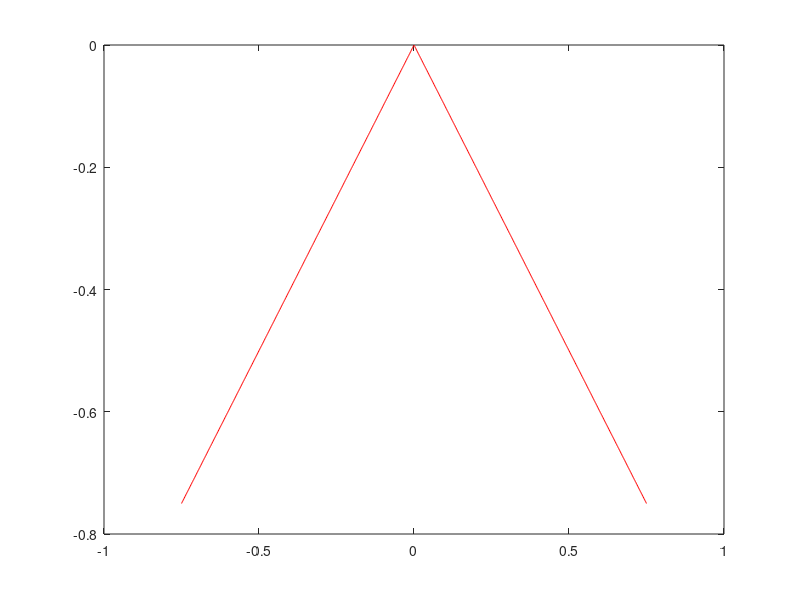

MATLAB code to generate this figure: (Note: this script raises an error after producing the figure.)
%TEST_ABSCONVGAUSS
%
% This file tests the absconvgauss routine


a = 0.75;

b = -0.75;
m = b/a;


fabs = @(x) m*abs(x);
nplot = 1000;
ntest = 10;

h = b/m/8.0;
offset = 0.0;

xplot = linspace(-a,a,nplot);

figure(1)
clf
plot(xplot,fabs(xplot),'r')
hold on
plot(xplot,chnk.spcl.absconvgauss(xplot,m,offset,h));

figure(2)
clf
ff = chnk.spcl.absconvgauss(xplot,m,offset,h);
df = abs(ff-fabs(xplot));
semilogy(df);

xtest = linspace(-a,a,ntest);
pert = 0.1*b/m;

for i = 1:ntest
    x0 = xtest(i);
    gradientTest(@(x) chnk.spcl.absconvgauss(x,m,offset,h),x0,pert);
    gradientTest(@(x) acgder(x,m,offset,h),x0,pert);
end

function [d,d2] = acgder(x,a,b,h)
[~,d,d2] = chnk.spcl.absconvgauss(x,a,b,h);
end
